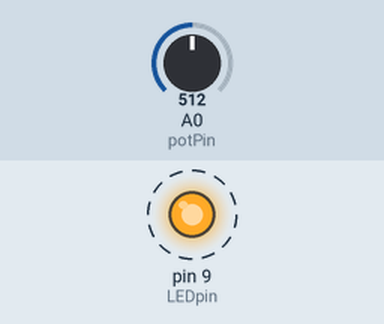
Bench run of a sketch on a simulated Arduino Uno, built with avr-gcc and run on an emulated ATmega328P. Shown: output pins drawn as LEDs (lit = HIGH). Dashed ring = blinking. The test bench sets the inputs (shaded band); at power-on: A0 (potPin) = 512.

Above: at 1.2 s.
1.3 s: A0 (potPin) set to 306
At 1.46 s:
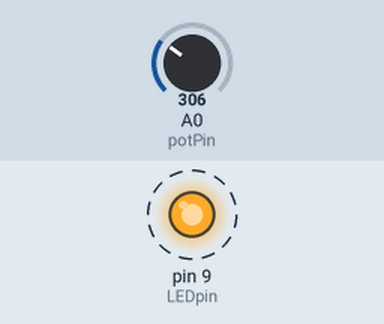
4.3 s: A0 (potPin) set to 122
At 4.8 s:
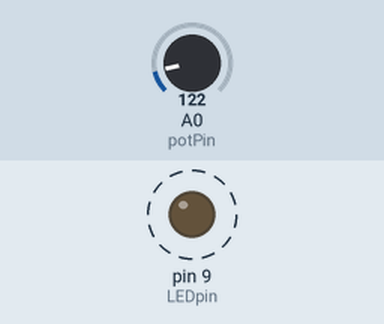
Timing chart, 0 to 11.8 s (numbered marks = the images above; inputs shaded):
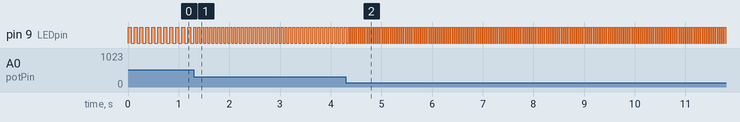

Measured:
- after the input at 1.3 s, pin 9 (LEDpin): alternates HIGH for 0.04 s and LOW for 0.04 s, starting after 0.08 s
- after the input at 4.3 s, pin 9 (LEDpin): alternates HIGH for 0.02 s and LOW for 0.02 s, starting after 0.09 s
- by itself, pin 9 (LEDpin): alternates HIGH for 0.06 s and LOW for 0.06 s

The sketch:

Arduino_Varying_LED_Blinking__Rate_Using__Potentiometer.ino
```cpp
                /**
                     PUZZLE
                     =========

                    1.  Set the LED blinking rate based on the position of the potentiometer knob(i.e blink rate increases when the knob is turned to the
                        right)

                    #. Tip:

                        >Use the co-relation graph to actualize the relation btn the blinking time and the signal potential
                         for the 0-1023 scale.
                        >Let the 0-1023 scale lie on x-axis while the blinking time(1-.01 second) on y-axis.
                      )
                **/


                  //**************PROJECT: VARYING THE BLINKING RATE OF AN LED USING THE POTENTIOMETER******************


               /**
                * This project involves using an LED together with a potentiometer.
                * The teleoperations are to be in analogwrite mode. Meaning the potentiometer voltage values are to quantified on a stadard
                * scale of range(0-1023).
                * LED blinking rate on the other hand is to be calibrated in seconds in the range of(1-0.01 seconds)
                * To achieve this, we'll co-relate these two scales on a graph where the potentiometer reading scale(0-1023) will be
                * positioned on x-axis while the blink-rate scale(1-0.01 seconds) on y-axis.
                * Thus, at the origin of the graph we have (0, .01) and at the highest point on the graph we have (1023, 1)
                *
                *                   Hence the slope of the graph
                *                                                m = (change in Y) / (change in X)
                *                                                  = (Y2 - Y1) / (X2 - X1)
                *                                                  = (1 - .01) / (1023 - 0)
                *                                                  = .99 / 1023
                *
                *                   and from point slope formular of the line
                *
                *                                                (Y - Y1) = m(X - X1)
                *                                                (Y - .01) = (.99 / 1023)(X - 0)
                *
                *                                                 for Y1 = .01, X1 = 0 and m = .99 / 1023 from the above working
                *
                *                    therefore:
                *
                *                                                Y = ((.99 / 1023) * X ) + .01
                *
                *                    where
                *
                *                                                Y = blink-rate
                *                                                X = potreading
                *
                *                     thus;
                *
                *                                               blink-rate =  ((.99 / 1023) * potreading ) + .01 in seconds
                *
                *                                                          =  ((99 / 1023) * potreading ) + 10 in ms
                *
                *
                *Thus the program appears as follows:
                */


int LEDpin = 9;      //LED pin number variable specified from the arduino board
int potPin = A0;      //potPin variable for potentiometer pin
int readValue;       //variable declared to read the potentiomter
float blinkRate;    //variable for the LED to define the ON and OFF time delay

                     //vaiables declaration and initialization


void setup()
{
   Serial.begin(9600);          //serial port turned ON with 9600 as the baude rate factor
   pinMode(potPin, INPUT);      //pin action defined as for input purpose
   pinMode(LEDpin, OUTPUT);     //pin action for the LED defined as for output purpose
}

void loop()
{
   readValue = analogRead(potPin);     //reading the potentiometer value
   blinkRate = ((99. / 1023.) * readValue ) + 10;
                                       //computes the blinkRate value
                                       //the dots(.) validates the result as a float rather than taking it zero(0)

   analogWrite(LEDpin, 255);           //LED defined pin powered HIGH
   delay(blinkRate);                   //LED ON delay time
   analogWrite(LEDpin, 0);             //LED defined pin powered LOW
   delay(blinkRate);                   //LED FF delay time


   /**
    * The LED blinking rate is to increase upon the turning turning the potentiometer knob clockwise
    * and the vicevers is to be true
    */
}
```
